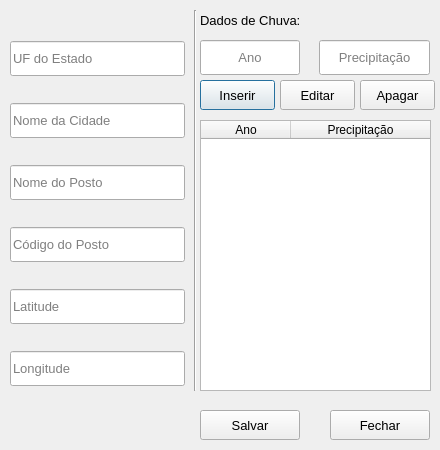
<?xml version="1.0" encoding="UTF-8"?>
<ui version="4.0">
 <class>entradaManual</class>
 <widget class="QDialog" name="entradaManual">
  <property name="geometry">
   <rect>
    <x>0</x>
    <y>0</y>
    <width>440</width>
    <height>450</height>
   </rect>
  </property>
  <property name="minimumSize">
   <size>
    <width>440</width>
    <height>450</height>
   </size>
  </property>
  <property name="maximumSize">
   <size>
    <width>440</width>
    <height>450</height>
   </size>
  </property>
  <property name="windowTitle">
   <string>UFCA-IDF</string>
  </property>
  <property name="windowIcon">
   <iconset resource="../resources.qrc">
    <normaloff>:/plugins/UFCA_IDF/imagens/icon.png</normaloff>:/plugins/UFCA_IDF/imagens/icon.png</iconset>
  </property>
  <widget class="QTableWidget" name="tableDadosInseridos">
   <property name="geometry">
    <rect>
     <x>200</x>
     <y>120</y>
     <width>231</width>
     <height>271</height>
    </rect>
   </property>
   <property name="frameShape">
    <enum>QFrame::StyledPanel</enum>
   </property>
   <property name="frameShadow">
    <enum>QFrame::Sunken</enum>
   </property>
   <property name="editTriggers">
    <set>QAbstractItemView::NoEditTriggers</set>
   </property>
   <property name="selectionMode">
    <enum>QAbstractItemView::SingleSelection</enum>
   </property>
   <property name="selectionBehavior">
    <enum>QAbstractItemView::SelectRows</enum>
   </property>
   <attribute name="horizontalHeaderDefaultSectionSize">
    <number>90</number>
   </attribute>
   <attribute name="horizontalHeaderMinimumSectionSize">
    <number>50</number>
   </attribute>
   <attribute name="horizontalHeaderStretchLastSection">
    <bool>true</bool>
   </attribute>
   <column>
    <property name="text">
     <string notr="true">Ano</string>
    </property>
   </column>
   <column>
    <property name="text">
     <string>Precipitação</string>
    </property>
   </column>
  </widget>
  <widget class="QLabel" name="labelAno">
   <property name="geometry">
    <rect>
     <x>200</x>
     <y>10</y>
     <width>151</width>
     <height>21</height>
    </rect>
   </property>
   <property name="font">
    <font>
     <family>Arial</family>
     <pointsize>10</pointsize>
    </font>
   </property>
   <property name="text">
    <string>Dados de Chuva:</string>
   </property>
  </widget>
  <widget class="QLineEdit" name="txtAno">
   <property name="geometry">
    <rect>
     <x>200</x>
     <y>40</y>
     <width>100</width>
     <height>35</height>
    </rect>
   </property>
   <property name="minimumSize">
    <size>
     <width>100</width>
     <height>35</height>
    </size>
   </property>
   <property name="maximumSize">
    <size>
     <width>100</width>
     <height>35</height>
    </size>
   </property>
   <property name="font">
    <font>
     <family>Arial</family>
     <pointsize>10</pointsize>
    </font>
   </property>
   <property name="alignment">
    <set>Qt::AlignCenter</set>
   </property>
   <property name="placeholderText">
    <string>Ano</string>
   </property>
  </widget>
  <widget class="QPushButton" name="btnInserir">
   <property name="geometry">
    <rect>
     <x>200</x>
     <y>80</y>
     <width>75</width>
     <height>30</height>
    </rect>
   </property>
   <property name="minimumSize">
    <size>
     <width>75</width>
     <height>30</height>
    </size>
   </property>
   <property name="maximumSize">
    <size>
     <width>75</width>
     <height>30</height>
    </size>
   </property>
   <property name="font">
    <font>
     <family>Arial</family>
     <pointsize>10</pointsize>
    </font>
   </property>
   <property name="cursor">
    <cursorShape>PointingHandCursor</cursorShape>
   </property>
   <property name="text">
    <string>Inserir</string>
   </property>
  </widget>
  <widget class="QPushButton" name="btnSalvar">
   <property name="geometry">
    <rect>
     <x>200</x>
     <y>410</y>
     <width>100</width>
     <height>30</height>
    </rect>
   </property>
   <property name="minimumSize">
    <size>
     <width>100</width>
     <height>30</height>
    </size>
   </property>
   <property name="maximumSize">
    <size>
     <width>100</width>
     <height>30</height>
    </size>
   </property>
   <property name="font">
    <font>
     <family>Arial</family>
     <pointsize>10</pointsize>
    </font>
   </property>
   <property name="cursor">
    <cursorShape>PointingHandCursor</cursorShape>
   </property>
   <property name="text">
    <string>Salvar</string>
   </property>
  </widget>
  <widget class="QPushButton" name="btnApagar">
   <property name="geometry">
    <rect>
     <x>360</x>
     <y>80</y>
     <width>75</width>
     <height>30</height>
    </rect>
   </property>
   <property name="minimumSize">
    <size>
     <width>75</width>
     <height>30</height>
    </size>
   </property>
   <property name="maximumSize">
    <size>
     <width>75</width>
     <height>30</height>
    </size>
   </property>
   <property name="font">
    <font>
     <family>Arial</family>
     <pointsize>10</pointsize>
    </font>
   </property>
   <property name="cursor">
    <cursorShape>PointingHandCursor</cursorShape>
   </property>
   <property name="text">
    <string>Apagar</string>
   </property>
  </widget>
  <widget class="QPushButton" name="btnFechar">
   <property name="geometry">
    <rect>
     <x>330</x>
     <y>410</y>
     <width>100</width>
     <height>30</height>
    </rect>
   </property>
   <property name="minimumSize">
    <size>
     <width>100</width>
     <height>30</height>
    </size>
   </property>
   <property name="maximumSize">
    <size>
     <width>100</width>
     <height>30</height>
    </size>
   </property>
   <property name="font">
    <font>
     <family>Arial</family>
     <pointsize>10</pointsize>
    </font>
   </property>
   <property name="cursor">
    <cursorShape>PointingHandCursor</cursorShape>
   </property>
   <property name="text">
    <string>Fechar</string>
   </property>
  </widget>
  <widget class="QLineEdit" name="txtPrecipitacaoMaxima">
   <property name="geometry">
    <rect>
     <x>319</x>
     <y>40</y>
     <width>111</width>
     <height>35</height>
    </rect>
   </property>
   <property name="minimumSize">
    <size>
     <width>100</width>
     <height>35</height>
    </size>
   </property>
   <property name="maximumSize">
    <size>
     <width>150</width>
     <height>35</height>
    </size>
   </property>
   <property name="font">
    <font>
     <family>Arial</family>
     <pointsize>10</pointsize>
    </font>
   </property>
   <property name="alignment">
    <set>Qt::AlignCenter</set>
   </property>
   <property name="placeholderText">
    <string>Precipitação</string>
   </property>
  </widget>
  <widget class="QPushButton" name="btnEditar">
   <property name="geometry">
    <rect>
     <x>280</x>
     <y>80</y>
     <width>75</width>
     <height>30</height>
    </rect>
   </property>
   <property name="minimumSize">
    <size>
     <width>75</width>
     <height>30</height>
    </size>
   </property>
   <property name="maximumSize">
    <size>
     <width>75</width>
     <height>30</height>
    </size>
   </property>
   <property name="font">
    <font>
     <family>Arial</family>
     <pointsize>10</pointsize>
    </font>
   </property>
   <property name="cursor">
    <cursorShape>PointingHandCursor</cursorShape>
   </property>
   <property name="text">
    <string>Editar</string>
   </property>
  </widget>
  <widget class="QWidget" name="verticalLayoutWidget">
   <property name="geometry">
    <rect>
     <x>10</x>
     <y>20</y>
     <width>186</width>
     <height>391</height>
    </rect>
   </property>
   <layout class="QVBoxLayout" name="verticalLayout">
    <item>
     <widget class="QLineEdit" name="txtManualUF">
      <property name="minimumSize">
       <size>
        <width>175</width>
        <height>35</height>
       </size>
      </property>
      <property name="maximumSize">
       <size>
        <width>175</width>
        <height>35</height>
       </size>
      </property>
      <property name="font">
       <font>
        <family>Arial</family>
        <pointsize>10</pointsize>
       </font>
      </property>
      <property name="placeholderText">
       <string>UF do Estado</string>
      </property>
     </widget>
    </item>
    <item>
     <widget class="QLineEdit" name="txtManualCidade">
      <property name="minimumSize">
       <size>
        <width>175</width>
        <height>35</height>
       </size>
      </property>
      <property name="maximumSize">
       <size>
        <width>175</width>
        <height>35</height>
       </size>
      </property>
      <property name="font">
       <font>
        <family>Arial</family>
        <pointsize>10</pointsize>
       </font>
      </property>
      <property name="text">
       <string/>
      </property>
      <property name="placeholderText">
       <string>Nome da Cidade</string>
      </property>
     </widget>
    </item>
    <item>
     <widget class="QLineEdit" name="txtManualPosto">
      <property name="minimumSize">
       <size>
        <width>175</width>
        <height>35</height>
       </size>
      </property>
      <property name="maximumSize">
       <size>
        <width>175</width>
        <height>35</height>
       </size>
      </property>
      <property name="font">
       <font>
        <family>Arial</family>
        <pointsize>10</pointsize>
       </font>
      </property>
      <property name="text">
       <string/>
      </property>
      <property name="placeholderText">
       <string>Nome do Posto</string>
      </property>
     </widget>
    </item>
    <item>
     <widget class="QLineEdit" name="txtManualCodigo">
      <property name="minimumSize">
       <size>
        <width>175</width>
        <height>35</height>
       </size>
      </property>
      <property name="maximumSize">
       <size>
        <width>175</width>
        <height>35</height>
       </size>
      </property>
      <property name="font">
       <font>
        <family>Arial</family>
        <pointsize>10</pointsize>
       </font>
      </property>
      <property name="text">
       <string/>
      </property>
      <property name="placeholderText">
       <string>Código do Posto</string>
      </property>
     </widget>
    </item>
    <item>
     <widget class="QLineEdit" name="txtManualLatitude">
      <property name="minimumSize">
       <size>
        <width>175</width>
        <height>35</height>
       </size>
      </property>
      <property name="maximumSize">
       <size>
        <width>175</width>
        <height>35</height>
       </size>
      </property>
      <property name="font">
       <font>
        <family>Arial</family>
        <pointsize>10</pointsize>
       </font>
      </property>
      <property name="placeholderText">
       <string>Latitude</string>
      </property>
     </widget>
    </item>
    <item>
     <widget class="QLineEdit" name="txtManualLongitude">
      <property name="minimumSize">
       <size>
        <width>175</width>
        <height>35</height>
       </size>
      </property>
      <property name="maximumSize">
       <size>
        <width>175</width>
        <height>35</height>
       </size>
      </property>
      <property name="font">
       <font>
        <family>Arial</family>
        <pointsize>10</pointsize>
       </font>
      </property>
      <property name="placeholderText">
       <string>Longitude</string>
      </property>
     </widget>
    </item>
   </layout>
  </widget>
  <widget class="Line" name="line_3">
   <property name="geometry">
    <rect>
     <x>180</x>
     <y>10</y>
     <width>31</width>
     <height>381</height>
    </rect>
   </property>
   <property name="orientation">
    <enum>Qt::Vertical</enum>
   </property>
  </widget>
 </widget>
 <resources/>
 <connections/>
</ui>
